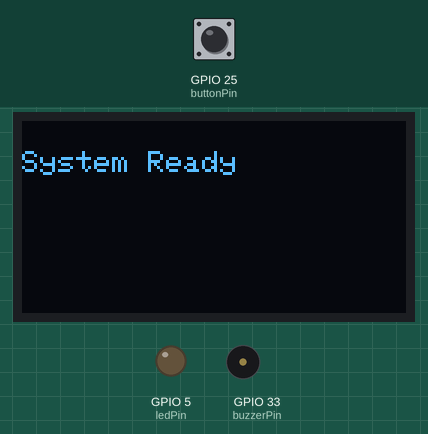
Bench run of a program on a simulated ESP32. Parts: 128×64 one-colour display, output pins drawn as LEDs (lit = HIGH), buzzer (waves = sounding). Inputs (shaded band) come from the test bench; at power-on: GPIO 25 (buttonPin) HIGH.

Above: at 1.2 s.
1.3 s: GPIO 25 (buttonPin) pulled LOW for 0.15 s
At 1.8 s:
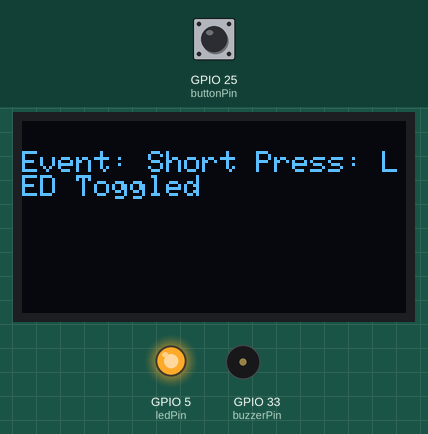
2.9 s: GPIO 25 (buttonPin) pulled LOW for 3.2 s
At 7.8 s:
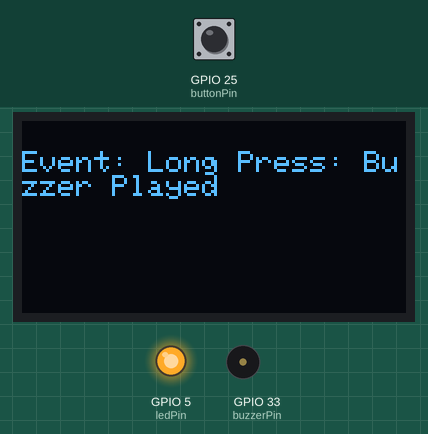
8.1 s: GPIO 25 (buttonPin) pulled LOW for 1 s
At 10.3 s:
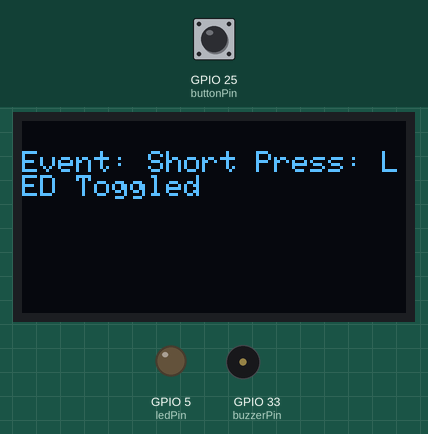
10.6 s: GPIO 25 (buttonPin) pulled LOW for 3.2 s
At 14.8 s:
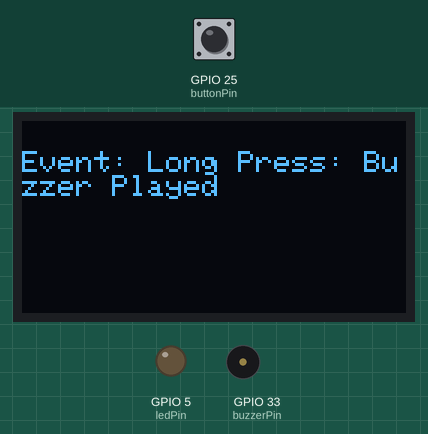
15.8 s: GPIO 25 (buttonPin) pulled LOW for 0.15 s
At 16.4 s:
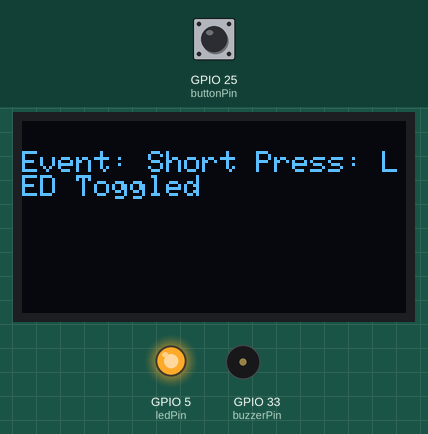
Timing chart, 0 to 18.4 s (numbered marks = the images above; inputs shaded):
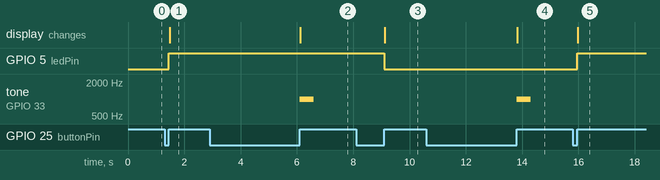

The program:

main.cpp
```cpp
// Task 2  (Assignment 1 )
// Adeen Asif
// 23-NTU-CS-1007

// include necessary libraries
#include <Arduino.h>
#include <Wire.h>
#include <Adafruit_GFX.h>
#include <Adafruit_SSD1306.h>

// OLED setup
// Define the width and height of the OLED screen
#define SCREEN_WIDTH 128
#define SCREEN_HEIGHT 64
Adafruit_SSD1306 display(SCREEN_WIDTH, SCREEN_HEIGHT, &Wire, -1);

// Pin configuration
const int buttonPin = 25;
const int ledPin = 5; // red led
const int buzzerPin = 33;

unsigned long buttonPressTime = 0;
bool buttonPressed = false;
bool ledState = false;  // current led state

// Timing thresholds
const unsigned long longPressTime = 1500; // 1.5 seconds

// display events
void showEvent(const char* event) {
  display.clearDisplay();
  display.setTextSize(1);
  display.setTextColor(SSD1306_WHITE);
  display.setCursor(0, 10);
  display.print("Event: ");
  display.println(event);
  display.display();
}

void setup() {
  pinMode(buttonPin, INPUT_PULLUP);
  pinMode(ledPin, OUTPUT); // led OUTPUT
  pinMode(buzzerPin, OUTPUT); // buzzer INPUT

  // OLED initialization
  if (!display.begin(SSD1306_SWITCHCAPVCC, 0x3C)) {
    Serial.println(F("SSD1306 allocation failed"));
    for (;;);
  }

  // first message
  display.clearDisplay();
  display.setTextSize(1);
  display.setTextColor(SSD1306_WHITE);
  display.setCursor(0, 10);
  display.print("System Ready");
  display.display();
}

void loop() {
  int buttonState = digitalRead(buttonPin);

  if (buttonState == LOW && !buttonPressed) {
    // Button just pressed
    buttonPressed = true;
    buttonPressTime = millis();
  }

  if (buttonState == HIGH && buttonPressed) {
    // Button released
    buttonPressed = false;
    unsigned long pressDuration = millis() - buttonPressTime;

    if (pressDuration < longPressTime) {
      // Short press (toggle LED)
      ledState = !ledState;
      digitalWrite(ledPin, ledState ? HIGH : LOW);
      showEvent("Short Press: LED Toggled");
    } else {
      // Long press (play buzzer)
      tone(buzzerPin, 1000, 500); // 1 kHz tone for 0.5s
      showEvent("Long Press: Buzzer Played"); // show event
    }
  }
}
```

Measured:
- after the input at 1.3 s, GPIO 5 (ledPin): LOW → HIGH after 0.15 s; the display: changes after 0.18 s (image 1)
- after the input at 2.9 s, tone on GPIO 33 (buzzerPin): silent → 1000 Hz after 3.2 s, → silent 0.50 s later; the display: changes after 3.2 s (image 2)
- after the input at 8.1 s, GPIO 5 (ledPin): HIGH → LOW after 1.0 s; the display: changes after 1.0 s (image 3)
- after the input at 10.6 s, tone on GPIO 33 (buzzerPin): silent → 1000 Hz after 3.2 s, → silent 0.50 s later; the display: changes after 3.2 s (image 4)
- after the input at 15.8 s, GPIO 5 (ledPin): LOW → HIGH after 0.15 s; the display: changes after 0.18 s (image 5)
